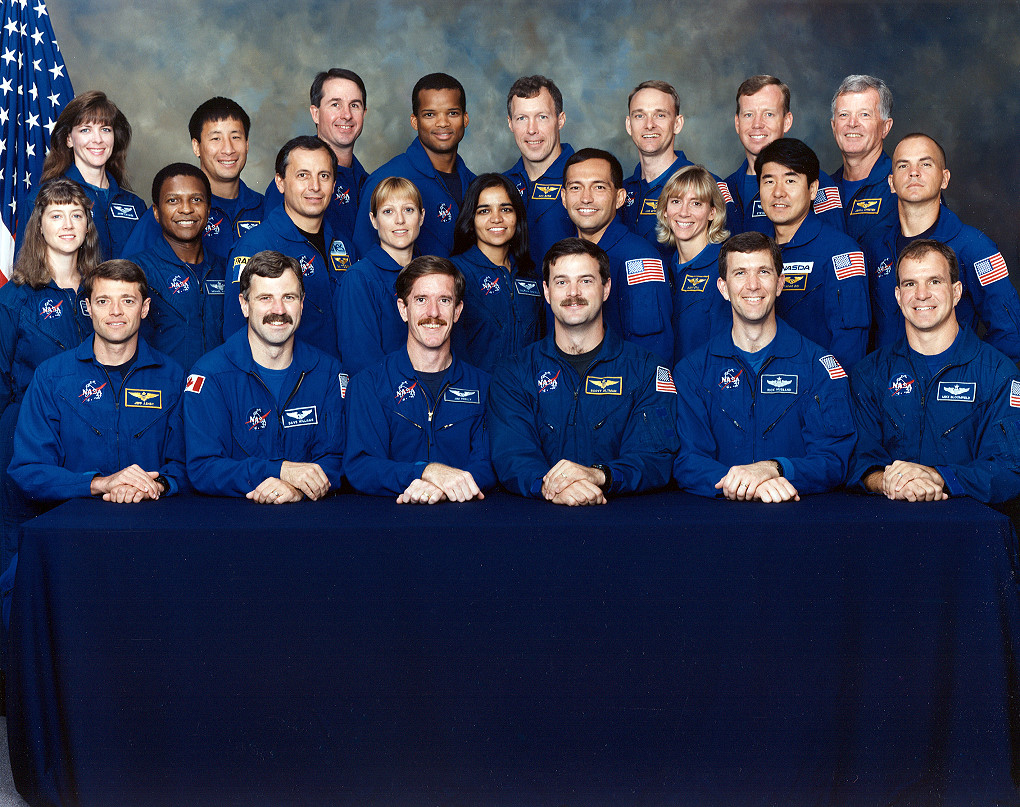
%> input picture Labo 4_1/CV_Face_detection_1/NASA2.bmp, 1020 x 807 px, given in place of NASA1.bmp, which was not available
$ octave --eval "FD_ex1;"   (GNU Octave 9; MATLAB toolbox functions it lacks are replaced by stand-ins)
%> lines starting %> are read from the running program, lines starting %| are printed output that depends on the picture; pictures that were not available may be replaced by others from this repository, and a replacement may not be noted
% Computational Vision
% 2015-2016
% Student name: ...
%
% >> OBJECTIVE:
% 1) Analize the code
% 2) Understand the function of each part of the code
% 3) Code the missing parts
% 4) Execute the code and check the results
% 5) Comment the experiments and results in a report

% main function
function FD_ex1()

clc; close all; clear;

%% Initialization
% Define Viola & Jones parameters for the first two feature masks
% SEE THE ATTACHED IMAGE FOR DETAILS!!!
L = 80;                            % mask size [px]
d1 = 10; d2 = 15; d3 = 20; d4 = 10; % distances from the border
w1 = 50; w2 = 20; w3 = 20;          % width of the rectangles
h1 = 10; h2 = 20;                   % height of the rectangles


%% Draw the 2 feature masks (just for visualization purpose)
m1 = zeros(L,L);
m2 = zeros(L,L);

m1(d1+1:d1+h1,d2+1:d2+w1) = 1;
m1(d1+1+h1:d1+2*h1,d2+1:d2+w1) = 2;
figure(1);
imagesc(m1);
title('Rectangluar mask for feature 1');
axis square;
colormap([128 128 128; 0 0 0; 255 255 255]/255);
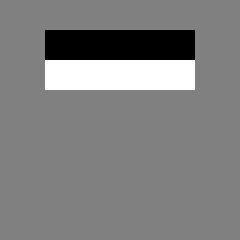
%> displayed picture: size 80x80x3, on the screen's scale of 0 to 255 (shown 3 times larger); min 0, max 255, mean 127.9

m2(d3+1:d3+h2,d4+1:d4+w2) = 1;
m2(d3+1:d3+h2,d4+w2+1:d4+w2+w3) = 2;
m2(d3+1:d3+h2,d4+w2+w3+1:d4+2*w2+w3) = 1;
figure(2);
imagesc(m2);
title('Rectangluar mask for feature 2');
axis square;
colormap([128 128 128; 0 0 0; 255 255 255]/255);
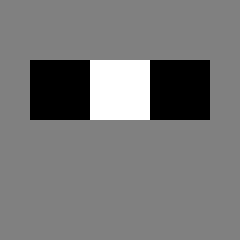
%> displayed picture: size 80x80x3, on the screen's scale of 0 to 255 (shown 3 times larger); min 0, max 255, mean 119.9


%% Load image, compute Integral Image and visualize it

% Load image 'NASA1.jpg' and convert image from rgb to grayscale
I=imread('NASA1.bmp');
%> I is the input picture: size 807x1020x3 uint8; mean R, G, B 48.5, 56.4, 82.4
S=rgb2gray(I);
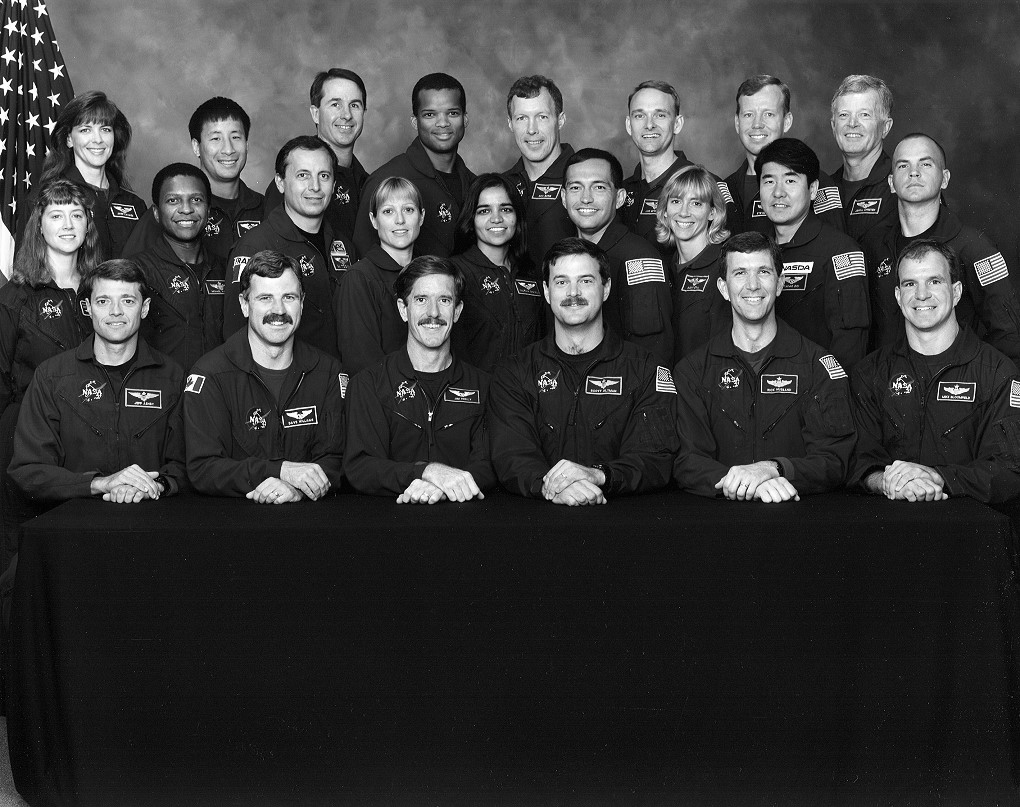
%> S: size 807x1020 uint8; min 0, max 255, mean 57

% Compute the Integral Image
S=integralImage(S);
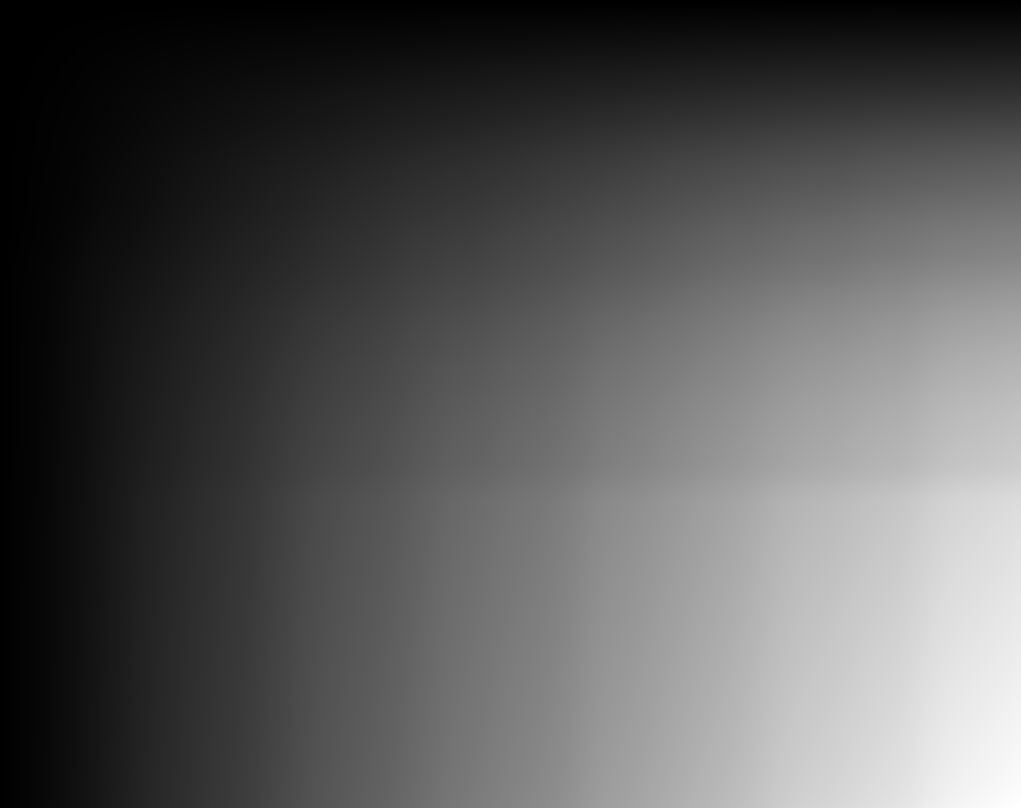
%> S: size 808x1021 double; min 0, max 46922225, mean 16029404.8; drawn with min black and max white


%% Compute features for regions with faces

% (X,Y) coordinates of the top-left corner of windows with face
X = [193 340 444 573 717 834 979 1066 1224 195 445 717 964 1200];
Y = [118 151 112 177 114 177 121 184 127 270 298 279 285 295];
XY_FACE =  [X' Y'];    %[x1 y1; x2 y2 .....]

% Initialize the feature matrix for faces
FEAT_FACE = [];

for i = 1:size(XY_FACE,1)

    % current top-left corner coordinates
     x = XY_FACE(i,1);
     y = XY_FACE(i,2);

    % compute area of regions A and B for the first feature
    % HERE WE USE INTEGRAL IMAGE!
    area_A = S(y+d1+h1,x+d2+w1) - S(y+d1+1,x+d2+w1) - (S(y+d1+h1,x+d2+1) - S(y+d1+1,x+d2+1));
    area_B = S(y+2*h1+d1,x+w1+d2) - S(y+d1+h1+1,x+d2+w1) - (S(y+d1+2*h1,x+d2+1)-S(y+d1+h1+1,x+d2+1));

    % compute area of regions C, D and E for the second feature
    % HERE WE USE INTEGRAL IMAGE!
    % >> code to compute the area of regions C and E <<
    area_C = S(y+d3+h2,x+d4+w2) - S(y+d3+1,x+d4+w2) - (S(y+d3+h2,x+d4+1) - S(y+d3+1,x+d4+1));
    area_D = S(y+d3+h2,x+d4+w2+w3) - S(y+d3+1,x+d4+w2+w3) - (S(y+d3+h2,x+d4+w2+1) - S(y+d3+1,x+d4+w2+1));
    area_E = S(y+d3+h2,x+d4+2*w2+w3) - S(y+d3+1,x+d4+2*w2+w3) - (S(y+d3+h2,x+d4+w2+w3+1) - S(y+d3+1,x+d4+w2+w3+1));


    % compute features value
    F1 = area_B - area_A;
    F2 = area_D - (area_C + area_E);

    % cumulate the computed values
    FEAT_FACE = [FEAT_FACE; [F1 F2]];

end
%> this loop made 7 passes
%> (area_A, area_B, area_C, area_D, area_E, F1, F2) on passes 1, 5, 6: (64671, 69509, 61923, 59302, 45460, 4838, -48081), (71718, 63069, 35632, 54477, 22180, -8649, -3335), (20025, 32888, 20456, 34094, 18156, 12863, -4518)
%> (area_A, area_B, area_C, area_D, area_E, F1, F2, FEAT_FACE) on passes 2 to 4: (32871, 20822, 9278, 25398, 27520, -12049, -11400, [4838 -48081; -12049 -11400]), (50655, 53074, 35475, 45851, 45221, 2419, -34845, [4838 -48081; -12049 -11400; 2419 -34845]), (52557, 58891, 61495, 41503, 14869, 6334, -34861, [4838 -48081; -12049 -11400; 2419 -34845; 6334 -34861])

%% Compute features for regions with non-faces

% (X,Y) coordinates of the top-left corner of windows with non-face
X=[ 28 307 574 829 1093 203 350 523 580 800 931 1127 692 1265];
Y=[ 36    28    27    30    46   768   757   742   859   745   912   777   994   820];
XY_NON_FACE = [X' Y'];

% Initialize the feature matrix for non-faces
FEAT_NON_FACE = [];

for i = 1:size(XY_NON_FACE,1)

    % current top-left corner coordinates
    x = XY_NON_FACE(i,1); y = XY_NON_FACE(i,2);

    % compute area of regions A and B for the first feature
    % HERE WE USE INTEGRAL IMAGE!
    area_A = S(y+d1+h1,x+d2+w1) - S(y+d1+1,x+d2+w1) - (S(y+d1+h1,x+d2+1) - S(y+d1+1,x+d2+1));
    area_B = S(y+2*h1+d1,x+w1+d2) - S(y+d1+h1+1,x+d2+w1) - (S(y+d1+2*h1,x+d2+1)-S(y+d1+h1+1,x+d2+1));

    % compute area of regions C, D and E for the second feature
    % HERE WE USE INTEGRAL IMAGE!
    % >> code to compute the area of regions C and E <<
    area_C = S(y+d3+h2,x+d4+w2) - S(y+d3+1,x+d4+w2) - (S(y+d3+h2,x+d4+1) - S(y+d3+1,x+d4+1));
    area_D = S(y+d3+h2,x+d4+w2+w3) - S(y+d3+1,x+d4+w2+w3) - (S(y+d3+h2,x+d4+w2+1) - S(y+d3+1,x+d4+w2+1));
    area_E = S(y+d3+h2,x+d4+2*w2+w3) - S(y+d3+1,x+d4+2*w2+w3) - (S(y+d3+h2,x+d4+w2+w3+1) - S(y+d3+1,x+d4+w2+w3+1));

    % compute features value
    F1 = area_B - area_A;
    F2 = area_D - (area_C + area_E);

    % cumulate the computed values
    FEAT_NON_FACE = [FEAT_NON_FACE; [F1 F2]];

end

%% Visualize samples in the feature space
figure(3)
hold on
scatter(FEAT_FACE(:,1),FEAT_FACE(:,2),'g');
scatter(FEAT_NON_FACE(:,1),FEAT_NON_FACE(:,2),'r');
xlabel('Feature 1');
ylabel('Feature 2');
title('Feature space');


%% Visualize image with used regions
figure(4);
imshow(I);

% patches with faces
for i = 1:size(XY_FACE,1)
    PATCH = [XY_FACE(i,:) L L];
    Rectangle = [PATCH(1) PATCH(2); PATCH(1)+PATCH(3) PATCH(2); PATCH(1)+PATCH(3) PATCH(2)+PATCH(4); PATCH(1)  PATCH(2)+PATCH(4); PATCH(1) PATCH(2)];
    hold on;
    plot (Rectangle(:,1), Rectangle(:,2), 'g');
    hold off;
end

% patches without faces
for i = 1:size(XY_NON_FACE,1)
    PATCH = [XY_NON_FACE(i,:) L L];
    Rectangle = [PATCH(1) PATCH(2); PATCH(1)+PATCH(3) PATCH(2); PATCH(1)+PATCH(3) PATCH(2)+PATCH(4); PATCH(1)  PATCH(2)+PATCH(4); PATCH(1) PATCH(2)];
    hold on;
    plot (Rectangle(:,1), Rectangle(:,2), 'r');
    hold off;
end


%% Part 2:

%% Define the new regions of the test image

% Load image 'NASA2.bmp' and convert image from rgb to grayscale
I2=imread('NASA2.bmp');
S2=rgb2gray(I2);

% Select regions with FACES and NON-FACES
figure(5), imshow(S2);
[x1, y1] = ginput();
% You can use ginput only once and copy the coordinates here

x1 = round(x1);
y1 = round(y1);

% (X,Y) coordinates of the top-left corner of windows with face
XY_TEST = [x1 y1];


%% Compute features for these new regions
% Compute the Integral Image
S2 = integralImage(S2);

% Initialize the feature matrix for faces
FEAT_TEST = [];

for i = 1:size(XY_TEST,1)

    % current top-left corner coordinates
    x = XY_TEST(i,1);
    y = XY_TEST(i,2);

    % compute area of regions A and B for the first feature
    % HERE WE USE INTEGRAL IMAGE!
    area_A = S(y+d1+h1,x+d2+w1) - S(y+d1+1,x+d2+w1) - (S(y+d1+h1,x+d2+1) - S(y+d1+1,x+d2+1));
    area_B = S(y+2*h1+d1,x+w1+d2) - S(y+d1+h1+1,x+d2+w1) - (S(y+d1+2*h1,x+d2+1)-S(y+d1+h1+1,x+d2+1));

    % compute area of regions C, D and E for the second feature
    % HERE WE USE INTEGRAL IMAGE!
    area_C = S(y+d3+h2,x+d4+w2) - S(y+d3+1,x+d4+w2) - (S(y+d3+h2,x+d4+1) - S(y+d3+1,x+d4+1));
    area_D = S(y+d3+h2,x+d4+w2+w3) - S(y+d3+1,x+d4+w2+w3) - (S(y+d3+h2,x+d4+w2+1) - S(y+d3+1,x+d4+w2+1));
    area_E = S(y+d3+h2,x+d4+2*w2+w3) - S(y+d3+1,x+d4+2*w2+w3) - (S(y+d3+h2,x+d4+w2+w3+1) - S(y+d3+1,x+d4+w2+w3+1));

    % compute features value
    F1 = area_B - area_A;
    F2 = area_D - (area_C + area_E);

    % cumulate the computed values
    FEAT_TEST = [FEAT_TEST; [F1 F2]];

end


%% Train a k-nn classifier and test the new windows
features = [FEAT_FACE; FEAT_NON_FACE];
Group = [repmat(1, length(FEAT_FACE), 1); repmat(2, length(FEAT_NON_FACE), 1)];
% Call the function knnclassify
knnclassify(FEAT_TEST,features,Group);


%% Visualize samples in the feature space
% First, visualize the training samples:
figure();
hold on
scatter(FEAT_FACE(:,1),FEAT_FACE(:,2),'g');
scatter(FEAT_NON_FACE(:,1),FEAT_NON_FACE(:,2),'r');
xlabel('Feature 1');
ylabel('Feature 2');
title('Feature space');

% Second, visualize the test samples in two different colors
% >> code here <<


%% Visualize classification results in the test image

% Visualize image 'madrid.jpg' with used regions
% >> code here <<

end
%> (the run ends here)
